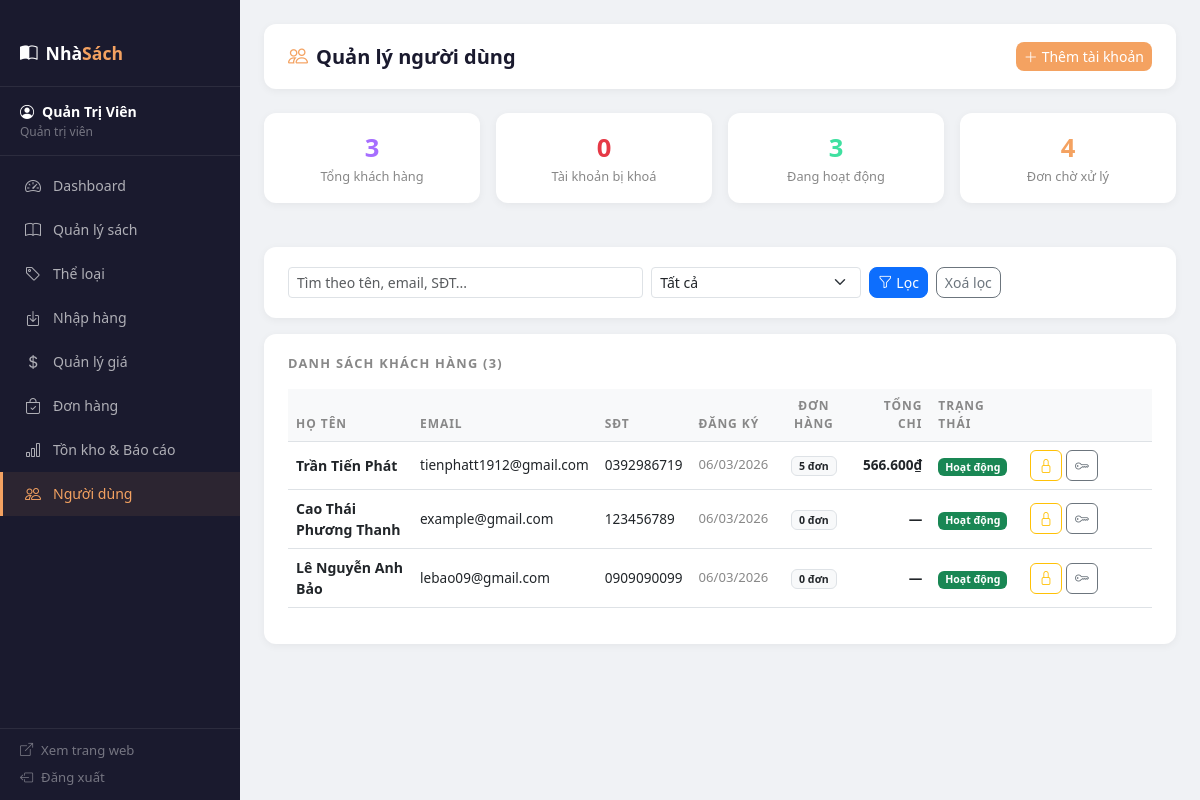
Page /admin/users.php (signed in) on the earlier database version.
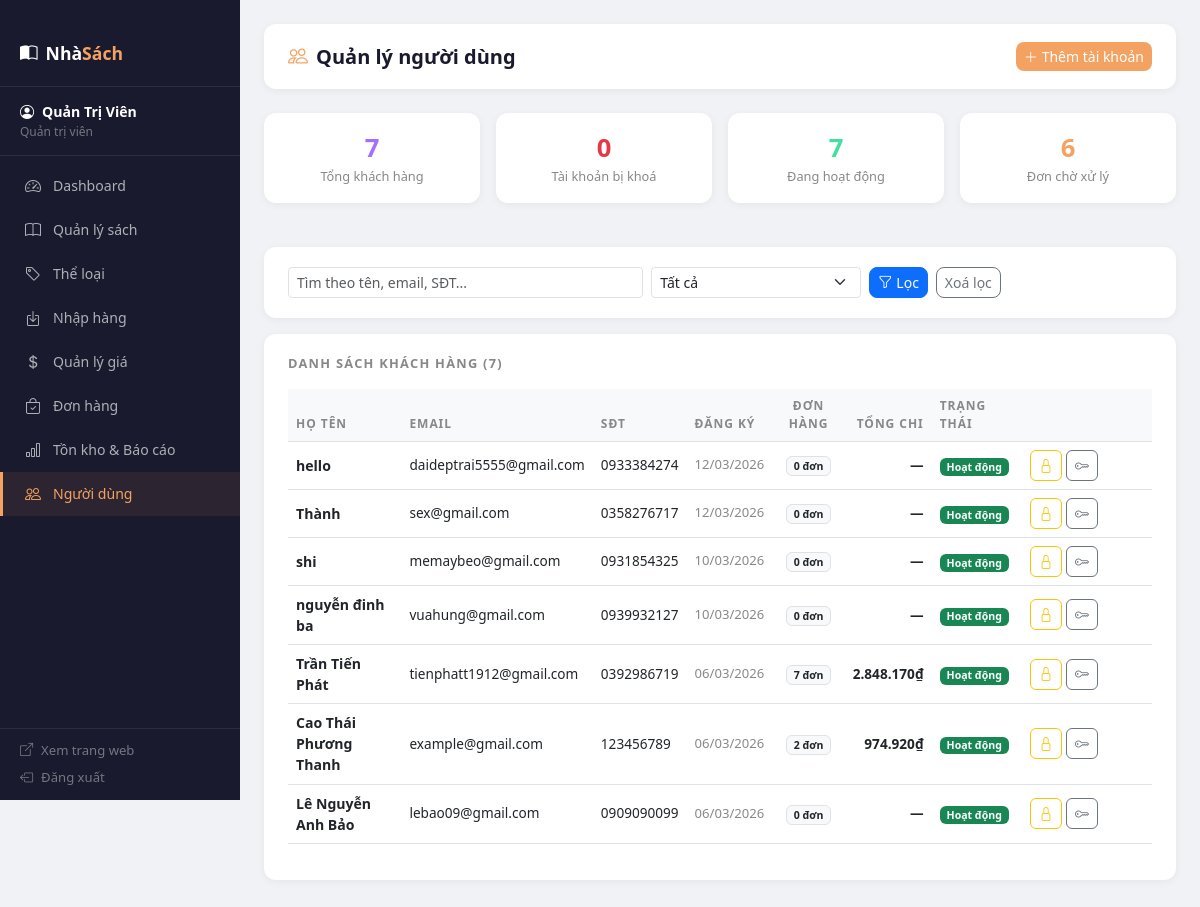
Same page on the later database version.
### tables this page shows
CREATE TABLE `khach_hang` (
  `id` int(11) NOT NULL,
  `ho_ten` varchar(100) NOT NULL,
  `email` varchar(150) NOT NULL,
  `mat_khau` varchar(255) NOT NULL,
  `so_dien_thoai` varchar(15) DEFAULT NULL,
  `dia_chi` varchar(255) DEFAULT NULL,
  `phuong_xa` varchar(100) DEFAULT NULL,
  `tinh_tp` varchar(100) DEFAULT NULL,
  `bi_khoa` tinyint(1) NOT NULL DEFAULT 0,
  `trang_thai` tinyint(1) NOT NULL DEFAULT 1,
  `ngay_tao` datetime NOT NULL DEFAULT current_timestamp()
);

### admin/users.php (the view, shortened to what the changed rows need)
<?php
require_once 'includes/admin_header.php';
$where  = ["1=1"];
$params = [];
$where_sql = implode(' AND ', $where);
$users = $pdo->prepare("
    SELECT kh.*,
           (SELECT COUNT(*) FROM don_hang WHERE khach_hang_id = kh.id) AS so_don,
           (SELECT COALESCE(SUM(tong_tien),0) FROM don_hang WHERE khach_hang_id = kh.id AND trang_thai != 'da_huy') AS tong_chi
    FROM khach_hang kh
    WHERE $where_sql
    ORDER BY kh.ngay_tao DESC
");
$users->execute($params);
$users = $users->fetchAll();
$tong_kh      = $pdo->query("SELECT COUNT(*) FROM khach_hang")->fetchColumn();
$tong_bi_khoa = $pdo->query("SELECT COUNT(*) FROM khach_hang WHERE bi_khoa = 1")->fetchColumn();
?>
<div class="row g-3 mb-4">
  <div class="col-6 col-lg-3">
    <div class="admin-card text-center py-3">
      <div style="font-size:1.6rem; font-weight:700; color:#a66eff;"><?= number_format($tong_kh) ?></div>
      <div style="font-size:.8rem; color:#888;">Tổng khách hàng</div>
    </div>
  </div>
  <div class="col-6 col-lg-3">
    <div class="admin-card text-center py-3">
      <div style="font-size:1.6rem; font-weight:700; color:#3fe0a0;"><?= number_format($tong_kh - $tong_bi_khoa) ?></div>
      <div style="font-size:.8rem; color:#888;">Đang hoạt động</div>
    </div>
  </div>
  <div class="col-6 col-lg-3">
    <div class="admin-card text-center py-3">
      <div style="font-size:1.6rem; font-weight:700; color:#f4a261;">
        <?= $pdo->query("SELECT COUNT(*) FROM don_hang WHERE trang_thai = 'cho_xu_ly'")->fetchColumn() ?>
      </div>
      <div style="font-size:.8rem; color:#888;">Đơn chờ xử lý</div>
    </div>
  </div>
</div>
<div class="admin-card">
  <div class="card-title">Danh sách khách hàng (<?= count($users) ?>)</div>
  <?php if (empty($users)): ?>
    <p class="text-muted text-center py-4">Không có tài khoản nào.</p>
  <?php else: ?>
    <div class="table-responsive">
      <table class="table admin-table table-hover">
        <thead>
          <tr>
            <th>Họ tên</th>
            <th>Email</th>
            <th>SĐT</th>
            <th>Đăng ký</th>
            <th class="text-center">Đơn hàng</th>
            <th class="text-end">Tổng chi</th>
            <th>Trạng thái</th>
            <th style="width:130px;"></th>
          </tr>
        </thead>
        <tbody>
          <?php foreach ($users as $u): ?>
          <tr>
            <td>
              <div class="fw-semibold" style="font-size:.88rem;"><?= htmlspecialchars($u['ho_ten']) ?></div>
            </td>
            <td style="font-size:.85rem;"><?= htmlspecialchars($u['email']) ?></td>
            <td style="font-size:.85rem;"><?= htmlspecialchars($u['so_dien_thoai'] ?? '—') ?></td>
            <td style="font-size:.82rem; color:#888;">
              <?= isset($u['ngay_tao']) ? date('d/m/Y', strtotime($u['ngay_tao'])) : '—' ?>
            </td>
            <td class="text-center">
              <a href="/nhasach/admin/orders.php?search=<?= urlencode($u['email']) ?>"
                 class="badge bg-light text-dark border text-decoration-none">
                <?= $u['so_don'] ?> đơn
              </a>
            </td>
            <td class="text-end" style="font-size:.85rem; font-weight:600;">
              <?= $u['tong_chi'] > 0 ? number_format($u['tong_chi'], 0, ',', '.') . '₫' : '—' ?>
            </td>
            <td>
              <?php if (!$u['bi_khoa']): ?>
                <span class="badge bg-success">Hoạt động</span>
              <?php else: ?>
                <span class="badge bg-danger">Bị khoá</span>
              <?php endif; ?>
            </td>
            <td>
              <div class="d-flex gap-1 flex-wrap">
                <?php if (!$u['bi_khoa']): ?>
                  <a href="/nhasach/admin/users.php?action=lock&id=<?= $u['id'] ?>"
                     class="btn btn-sm btn-outline-warning" style="border-radius:6px;" title="Khoá tài khoản"
                     onclick="return confirm('Khoá tài khoản <?= htmlspecialchars($u['ho_ten']) ?>?')">
                    <i class="bi bi-lock"></i>
                  </a>
                <?php endif; ?>
                <a href="/nhasach/admin/users.php?action=reset_pass&id=<?= $u['id'] ?>"
                   class="btn btn-sm btn-outline-secondary" style="border-radius:6px;" title="Khởi tạo lại mật khẩu"
                   onclick="return confirm('Khởi tạo lại mật khẩu về Nhasach@123?')">
                  <i class="bi bi-key"></i>
                </a>
              </div>
            </td>
          </tr>
          <?php endforeach; ?>
        </tbody>
      </table>
    </div>
  <?php endif; ?>
</div>
<?php
require_once 'includes/admin_footer.php';
?>

### admin/includes/admin_header.php (shortened to what the changed rows need)
<?php
$current_page = basename($_SERVER['PHP_SELF']);
$nav_items = [
    ['file' => 'index.php',     'icon' => 'bi-speedometer2',  'label' => 'Dashboard'],
    ['file' => 'products.php',  'icon' => 'bi-book',          'label' => 'Quản lý sách'],
    ['file' => 'categories.php','icon' => 'bi-tag',           'label' => 'Thể loại'],
    ['file' => 'import.php',    'icon' => 'bi-box-arrow-in-down','label' => 'Nhập hàng'],
    ['file' => 'prices.php',    'icon' => 'bi-currency-dollar','label' => 'Quản lý giá'],
    ['file' => 'orders.php',    'icon' => 'bi-bag-check',     'label' => 'Đơn hàng'],
    ['file' => 'inventory.php', 'icon' => 'bi-bar-chart',     'label' => 'Tồn kho & Báo cáo'],
    ['file' => 'users.php',     'icon' => 'bi-people',        'label' => 'Người dùng'],
];
?>
<!DOCTYPE html>
<html lang="vi">
<head>
  <link href="https://cdn.jsdelivr.net/npm/bootstrap@5.3.0/dist/css/bootstrap.min.css" rel="stylesheet">
  <link href="https://cdn.jsdelivr.net/npm/bootstrap-icons@1.10.5/font/bootstrap-icons.css" rel="stylesheet">
  <link href="/nhasach/assets/css/style.css" rel="stylesheet">
</head>
<body>
<div class="admin-sidebar">
  <nav class="sidebar-nav">
    <?php foreach ($nav_items as $item): ?>
      <a href="/nhasach/admin/<?= $item['file'] ?>"
         class="admin-nav-link <?= $current_page === $item['file'] ? 'active' : '' ?>">
        <i class="bi <?= $item['icon'] ?>"></i>
        <?= $item['label'] ?>
      </a>
    <?php endforeach; ?>
  </nav>
</div>
<div class="admin-content">

Differences in the rows shown:
added khach_hang: ho_ten "hello", email "daideptrai5555@gmail.com", so_dien_thoai "0933384274", ngay_tao "12/03/2026", so_don "0", bi_khoa "Hoạt động"
added khach_hang: ho_ten "Thành", email "sex@gmail.com", so_dien_thoai "0358276717", ngay_tao "12/03/2026", so_don "0", bi_khoa "Hoạt động"
added khach_hang: ho_ten "shi", email "memaybeo@gmail.com", so_dien_thoai "0931854325", ngay_tao "10/03/2026", so_don "0", bi_khoa "Hoạt động"
added khach_hang: ho_ten "nguyễn đinh ba", email "vuahung@gmail.com", so_dien_thoai "0939932127", ngay_tao "10/03/2026", so_don "0", bi_khoa "Hoạt động"
computed for khach_hang "Trần Tiến Phát": so_don "5" → "7"; tong_chi "566.600" → "2.848.170"
shown differently, row unchanged: khach_hang "Cao Thái Phương Thanh": so_don "0" → "2"; tong_chi (not shown) → "974.920"; text "—" → "₫"
Other differences:
$tong_kh: "3" → "7"
$tong_kh - $tong_bi_khoa: "3" → "7"
count($users): "3" → "7"
text no longer shown: "4"
text now shown: "6"
